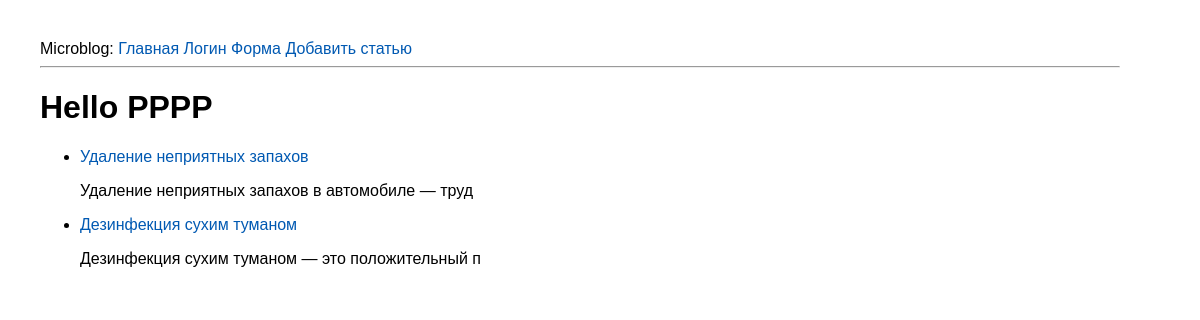
The page / on the database its author committed.
### tables this page shows
CREATE TABLE mainmenu(
id INTEGER PRIMARY KEY AUTOINCREMENT,
title text NOT NULL,
url text NOT NULL
);

CREATE TABLE posts(
id INTEGER PRIMARY KEY AUTOINCREMENT,
title text NOT NULL,
text text NOT NULL,
url text NOT NULL,
time integer NOT NULL
);

### app.py (the view)
@app.route('/')
def index():
	return render_template("index.html", menu=dbase().getMenu(), posts=dbase().getPostsAnons())

### FDataBase.py (called while the page is built)
	def getMenu(self):
		sql = '''SELECT * FROM mainmenu'''
		try:
			self.__cur.execute(sql)
			res = self.__cur.fetchall()
			if res:
				return res
		except:
			print('ОШибка')
		return []

	def getPostsAnons(self):
		try:
			self.__cur.execute(f"SELECT id, title, text, url FROM posts ORDER BY time DESC")
			res = self.__cur.fetchall()
			if res: return res
		except sqlite3.Error as e:
			print('ОШибка добавление статьи в БД'+str(e))
		return []

### app.py (called while the page is built)
def connect_db():
	conn=sqlite3.connect(app.config['DATABASE'])
	conn.row_factory = sqlite3.Row
	return conn

def get_db():
	if not hasattr(g, 'link_db'):
		g.link_db = connect_db()
	return g.link_db

@app.teardown_appcontext
def close(error):
		if hasattr(g, 'link_db'):
			g.link_db.close()

def dbase():
	db = get_db()
	dbase = FDataBase(db)
	return dbase

### templates/index.html
{% extends "base.html" %}
{% block content %}
<h1>Hello PPPP</h1>
{% for p in posts %}
    <ul>
    	<li><p><a href="{{url_for('showPost', alias = p.url)}}">{{p.title}}</a><br/></p>
    		<p>{{ p.text[:50]| striptags}}</p>
    	</li>
    </ul>
{% endfor %}
{% endblock %}

### templates/base.html (shortened to what this page needs)
<html>
  <head>
    <link type="text/css" rel="stylesheet" href="{{ url_for('static', filename='css/style.css') }}">
  </head>
  <body>
    <div>
    Microblog: {% for m in menu %}
    <a href="{{ m.url }}">{{ m.title }}</a>
    {% endfor %}
</div>
    <hr>
    {% block content %}{% endblock %}
  </body>
</html>

### static/css/style.css (style rules this page uses)
body { font-family: 'Arial'; margin: 20; padding: 20; height: 90%; width: 90%; }
a { color: #0059b2; text-decoration: none; }

### rows shown on the page
mainmenu: title "Главная"
mainmenu: title "Логин"
mainmenu: title "Форма"
mainmenu: title "Добавить статью"
posts: title "Удаление неприятных запахов", text "Удаление неприятных запахов в автомобиле — труд"
posts: title "Дезинфекция сухим туманом", text "Дезинфекция сухим туманом — это положительный п"
